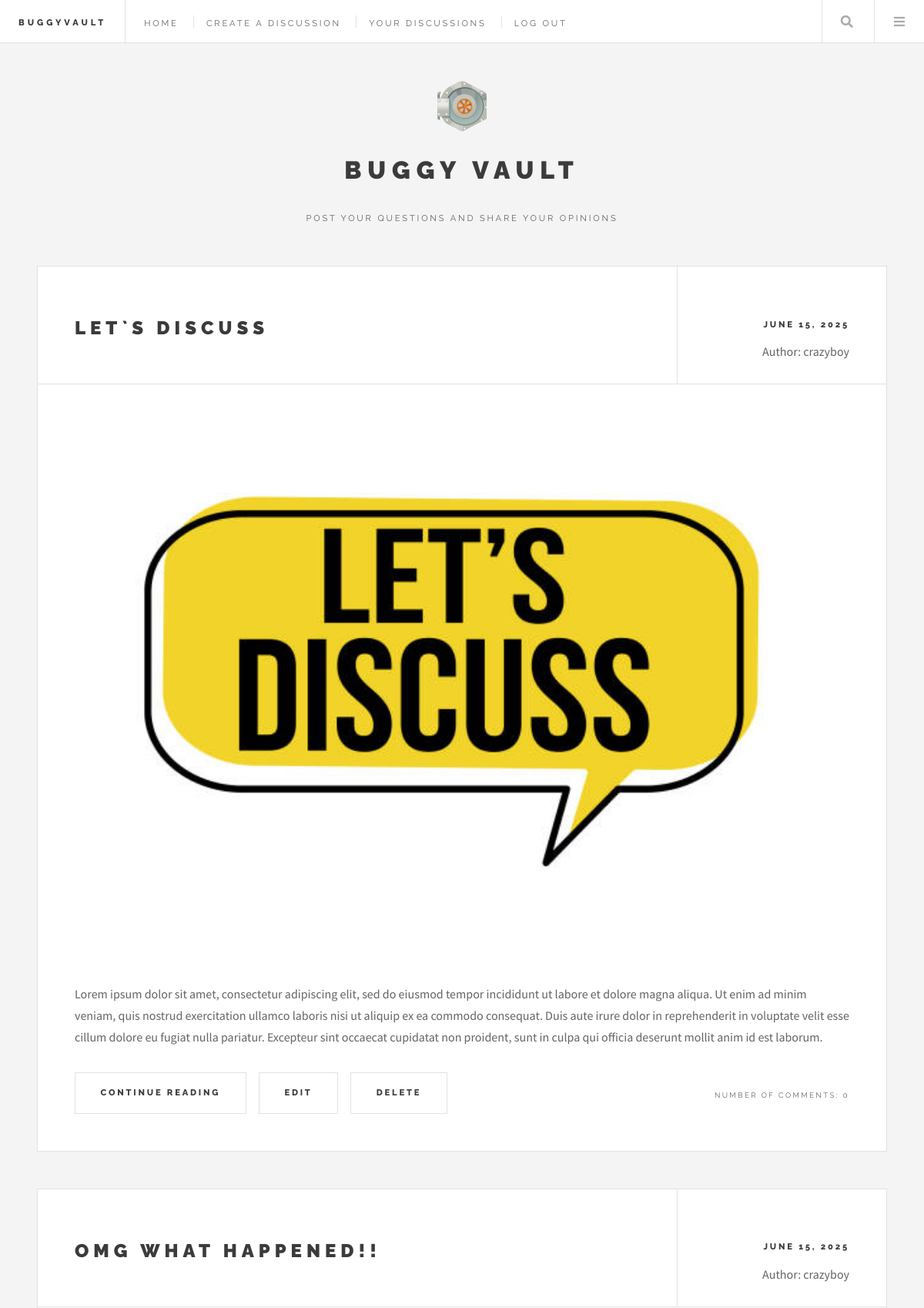
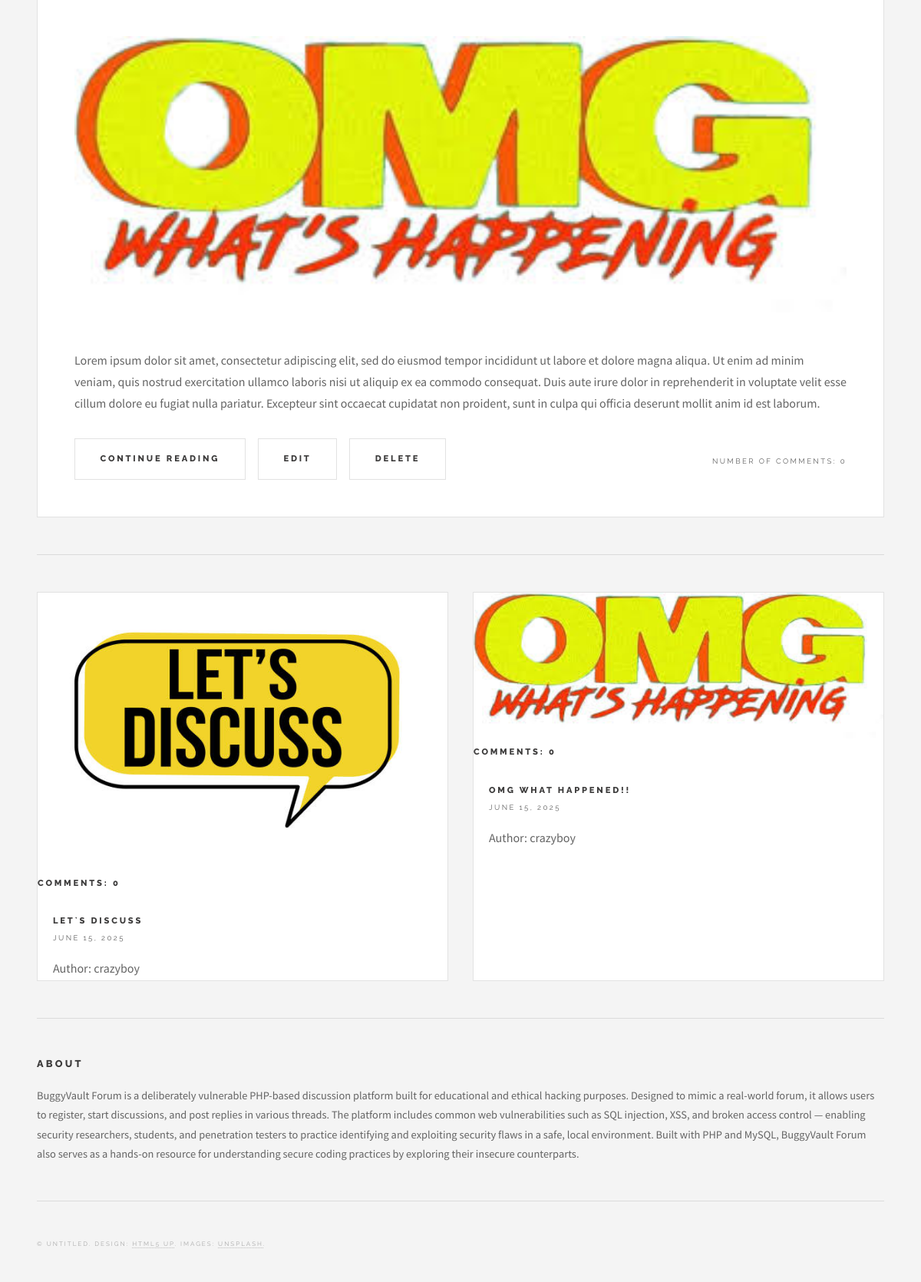
The page /your_discussions.php (signed in) on the database its author committed (2 pictures, top to bottom).
### tables this page shows
CREATE TABLE IF NOT EXISTS `discussions` (
  `id` INT NOT NULL AUTO_INCREMENT,
  `title` VARCHAR(255) NOT NULL,
  `content` TEXT NOT NULL,
  `image_path` VARCHAR(255) DEFAULT NULL,
  `created_at` DATETIME NOT NULL DEFAULT CURRENT_TIMESTAMP,
  `last_updated_at` DATETIME NOT NULL DEFAULT CURRENT_TIMESTAMP,
  `post_count` INT NOT NULL DEFAULT 0,
  `user_id` INT NOT NULL,
  PRIMARY KEY (`id`),
  INDEX `fk_discussions_users_idx` (`user_id` ASC),
  CONSTRAINT `fk_discussions_users`
    FOREIGN KEY (`user_id`)
    REFERENCES `users` (`id`)
    ON DELETE CASCADE
);

CREATE TABLE IF NOT EXISTS `users` (
  `id` INT NOT NULL AUTO_INCREMENT,
  `username` VARCHAR(50) NOT NULL,
  `password` VARCHAR(255) NOT NULL,
  `email` VARCHAR(100) NOT NULL,
  `role` ENUM('guest', 'moderator') NOT NULL DEFAULT 'guest',
  PRIMARY KEY (`id`),
  UNIQUE INDEX `username_UNIQUE` (`username` ASC),
  UNIQUE INDEX `email_UNIQUE` (`email` ASC)
);

### your_discussions.php (the view, shortened to what this page needs)
<?php
	include("config/db.php");
    $isloggedin = isset($_SESSION['user_id']);
?>
<!DOCTYPE html>
<html lang="en">
	<head>
		<link rel="stylesheet" href="assets/css/main.css" />
	</head>
	<body class="is-preload">
			<div id="wrapper">
					<header id="header">
						<h1><a href="index.php">BuggyVault</a></h1>
						<nav class="links">
							<ul>
								<li><a href="index.php">Home</a></li>
                                <li><a href="create_discussion.php">Create a Discussion</a></li>
								<li><a href="your_discussions.php">Your Discussions</a></li>
                                <?php if ($isloggedin): ?>
                                    <li><a href="logout.php">Log Out</a></li>
                                <?php else: ?>
                                    <li><a href="register.php">Sign Up</a></li>
                                    <li><a href="login.php">Log in</a></li>
                                <?php endif ?>
							</ul>
						</nav>
						<nav class="main">
							<ul>
								<li class="search">
									<a class="fa-search" href="#search">Search</a>
								</li>
								<li class="menu">
									<a class="fa-bars" href="#menu">Menu</a>
								</li>
							</ul>
						</nav>
					</header>
					<div id="main">
						<?php
							if (isset($_GET['query']) && !empty($_GET['query'])) {
								$sql = "SELECT * FROM discussions WHERE title LIKE '%" . $_GET['query'] . "%' AND user_id = " . $_SESSION['user_id'] . " ORDER BY created_at DESC";
							} else {
								$sql = "SELECT * FROM discussions WHERE user_id = " . $_SESSION['user_id'] . " ORDER BY created_at DESC";
							}
							$result = mysqli_query($conn, $sql);
							if (mysqli_num_rows($result) > 0) {
								while ($row = mysqli_fetch_assoc($result)) {
									echo '<article class="post">';
									echo '<header>';
									echo '<div class="title">';
									echo '<h2><a href="single.php?id=' . $row['id'] . '">' . htmlspecialchars($row['title']) . '</a></h2>';
									echo '</div>';
									echo '<div class="meta">';
									echo '<time class="published" datetime="' . $row['created_at'] . '">' . date('F j, Y', strtotime($row['created_at'])) . '</time>';
									$name = mysqli_fetch_assoc(mysqli_query($conn, "SELECT username FROM users WHERE id = " . $row['user_id']));
									echo '<span class="name">Author: ' . $name['username'] . '</span>';
									echo '</div>';
									echo '</header>';
									echo '<a href="single.php?id=' . $row['id'] . '" class="image featured"><img src="' . $row['image_path'] . '" alt=""/></a>';
									echo '<p>' . htmlspecialchars($row['content']) . '</p>';
									echo '<footer>';
									echo '<ul class="actions">';
									echo '<li><a href="single.php?id=' . $row['id'] . '" class="button large">Continue Reading</a></li>';
									echo '<li><a href="edit_discussion.php?id=' . $row['id'] . '" class="button large">Edit</a></li>';
									echo '<li><a href="delete_discussion.php?id=' . $row['id'] . '" class="button large">Delete</a></li>';
									echo '</ul>';
									echo '<ul class="stats">';
									echo '<li> Number of Comments: ' . $row['post_count'] . '</li>';
									echo '</ul>';
									echo '</footer>';
									echo '</article>';
								}
							} else {
								echo '<p>No discussions found.</p>';
							}
						?>
					</div>
					<section id="sidebar">
							<section id="intro">
								<a href="index.php" class="logo"><img src="static/favicon.ico" alt="" /></a>
								<header>
									<h2>Buggy Vault</h2>
									<p>Post your questions and share your opinions</p>
								</header>
							</section>
							<section>
								<div class="mini-posts">
									<?php
										$sql = "SELECT * FROM discussions WHERE user_id = " . $_SESSION['user_id'] . " ORDER BY post_count DESC LIMIT 4";
										$result = mysqli_query($conn, $sql);
										if (mysqli_num_rows($result) > 0) {
											while ($row = mysqli_fetch_assoc($result)) {
												echo '<article class="mini-post">';
												echo '<header>';
												echo '<h3><a href="single.php?id=' . $row['id'] . '">' . htmlspecialchars($row['title']) . '</a></h3>';
												echo '<time class="published" datetime="' . $row['created_at'] . '">' . date('F j, Y', strtotime($row['created_at'])) . '</time>';
												$name = mysqli_fetch_assoc(mysqli_query($conn, "SELECT username FROM users WHERE id = " . $row['user_id']));
												echo 'Author: ' . $name['username'];
												echo '</header>';
												echo '<footer>';
												echo '<a href="single.php?id=' . $row['id'] . '" class="image"><img src="' . $row['image_path'] . '" alt="" /></a>';
												echo '<h5>Comments: ' . htmlspecialchars($row['post_count']) . '</h5>';
												echo '</footer>';
												echo '</article>';
											}
										} else {
											echo '<p>No popular discussions found.</p>';
										}
									?>
								</div>
							</section>
							<section class="blurb">
								<h2>About</h2>
								<p>BuggyVault Forum is a deliberately vulnerable PHP-based discussion platform built for educational and ethical hacking purposes. Designed to mimic a real-world forum, it allows users to register, start discussions, and post replies in various threads. The platform includes common web vulnerabilities such as SQL injection, XSS, and broken access control — enabling security researchers, students, and penetration testers to practice identifying and exploiting security flaws in a safe, local environment. Built with PHP and MySQL, BuggyVault Forum also serves as a hands-on resource for understanding secure coding practices by exploring their insecure counterparts.</p>
							</section>
							<section id="footer">
								<p class="copyright">&copy; Untitled. Design: <a href="http://html5up.net">HTML5 UP</a>. Images: <a href="http://unsplash.com">Unsplash</a>.</p>
							</section>
					</section>
			</div>
	</body>
</html>

### rows shown on the page
discussions: title "LET`S DISCUSS", created_at "JUNE 15, 2025", user.username "crazyboy", image_path (picture), content "Lorem ipsum dolor sit amet, consectetur adipiscing elit, sed do eiusmod tempor incididunt ut labore et dolore magna aliqua. Ut enim ad minim veniam, quis nostrud exercitation ullamco laboris nisi ut aliquip ex ea commodo consequat. Duis aute irure dolor in reprehenderit in voluptate velit esse cillum dolore eu fugiat nulla pariatur. Excepteur sint occaecat cupidatat non proident, sunt in culpa qui officia deserunt mollit anim id est laborum.", post_count "0"
discussions: title "OMG WHAT HAPPENED!!", created_at "JUNE 15, 2025", user.username "crazyboy", image_path (picture), content "Lorem ipsum dolor sit amet, consectetur adipiscing elit, sed do eiusmod tempor incididunt ut labore et dolore magna aliqua. Ut enim ad minim veniam, quis nostrud exercitation ullamco laboris nisi ut aliquip ex ea commodo consequat. Duis aute irure dolor in reprehenderit in voluptate velit esse cillum dolore eu fugiat nulla pariatur. Excepteur sint occaecat cupidatat non proident, sunt in culpa qui officia deserunt mollit anim id est laborum.", post_count "0"
